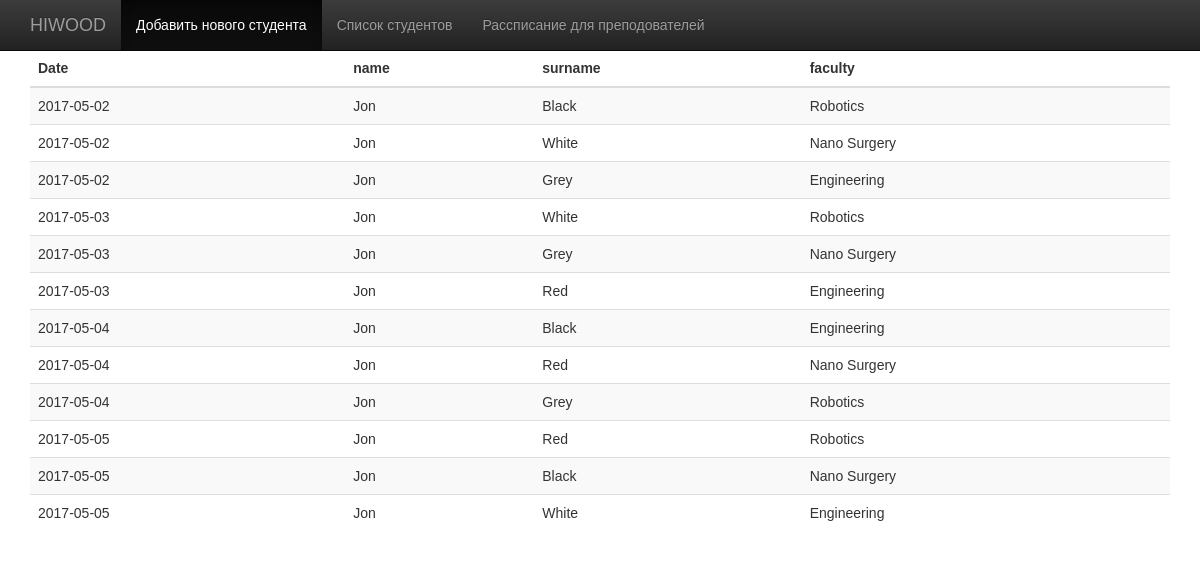
The app's page /index.php?Schedule.php with its own data.
### tables this page shows
CREATE TABLE `schedule` (
  `id` int(11) NOT NULL,
  `Day` date NOT NULL,
  `subject` varchar(50) NOT NULL,
  `id_teachers` int(11) NOT NULL,
  `id_faculty` int(11) NOT NULL
);

CREATE TABLE `teachers` (
  `id` int(11) NOT NULL,
  `name` varchar(50) NOT NULL,
  `surname` varchar(50) NOT NULL
);

CREATE TABLE `faculty` (
  `id` int(11) NOT NULL,
  `name` varchar(50) NOT NULL
);

### Schedule.php (the view)
<?php
$dsn = 'mysql: host=localhost; dbname=hiwood';
$user = 'root';
$pass = '';
$pdo = new PDO($dsn, $user, $pass);
$sth = $pdo->query('SELECT schedule.Day, teachers.name, teachers.surname, faculty.name AS faculty FROM schedule
JOIN teachers ON teachers.id = schedule.id_teachers
JOIN faculty ON  faculty.id = schedule.id_faculty ORDER BY schedule.Day');
?>
<body>
<table class="table table-striped books-list-table">
    <thead>
    <tr>
        <th>Date</th>
        <th>name</th>
        <th>surname</th>
        <th>faculty</th>
    </tr>
    </thead>
    <tbody>
    <?php while ($res = $sth->fetch(PDO::FETCH_ASSOC)) : ?>
        <tr>
            <td><?=$res['Day'] ?></td>
            <td><?=$res['name'] ?></td>
            <td><?=$res['surname'] ?></td>
            <td><?=$res['faculty']  ?></td>
        </tr>
    <?php endwhile ?>
    </tbody>
</table>

### index.php (shortened to what this page needs)
<!DOCTYPE html>
<head>
    <link rel="stylesheet" href="style.css" type="text/css" />
    <link rel="stylesheet" href="https://maxcdn.bootstrapcdn.com/bootstrap/3.3.7/css/bootstrap.min.css">
    <link rel="stylesheet" href="https://maxcdn.bootstrapcdn.com/bootstrap/3.3.7/css/bootstrap-theme.min.css">
</head>
<body>
<nav class="navbar navbar-inverse navbar-fixed-top">
    <div class="container">
        <div class="navbar-header">
            <a class="navbar-brand" href="index.php">HIWOOD</a>
        </div>
        <div id="navbar" class="collapse navbar-collapse">
            <ul class="nav navbar-nav">
                <li class="active"><a href="index.php">Добавить нового студента</a></li>
                <li><a href="index.php?AllStudents.php">Список студентов</a></li>
                <li><a href="index.php?Schedule.php">Рассписание для преподователей</a></li>
            </ul>
        </div>
    </div>
</nav>
<div class="container">
    <?php
    if(isset($_GET['AllStudents_php'])) {
        include 'AllStudents.php';
    } elseif (isset($_GET['Schedule_php'])) {
        include 'Schedule.php';
    } else {
        include 'Form.php';
    }
    ?>
</div>
</body>
</html>

### style.css (style rules this page uses)
* { font-family: arial; }
body { padding-top: 50px; text-align: center; }
tr { text-align: left; }

### records on screen
schedule: Day "2017-05-02", id_teachers.name "Jon", id_teachers.surname "Black", id_faculty.name "Robotics"
schedule: Day "2017-05-02", id_teachers.name "Jon", id_teachers.surname "White", id_faculty.name "Nano Surgery"
schedule: Day "2017-05-02", id_teachers.name "Jon", id_teachers.surname "Grey", id_faculty.name "Engineering"
schedule: Day "2017-05-03", id_teachers.name "Jon", id_teachers.surname "White", id_faculty.name "Robotics"
schedule: Day "2017-05-03", id_teachers.name "Jon", id_teachers.surname "Grey", id_faculty.name "Nano Surgery"
schedule: Day "2017-05-03", id_teachers.name "Jon", id_teachers.surname "Red", id_faculty.name "Engineering"
schedule: Day "2017-05-04", id_teachers.name "Jon", id_teachers.surname "Black", id_faculty.name "Engineering"
schedule: Day "2017-05-04", id_teachers.name "Jon", id_teachers.surname "Red", id_faculty.name "Nano Surgery"
schedule: Day "2017-05-04", id_teachers.name "Jon", id_teachers.surname "Grey", id_faculty.name "Robotics"
schedule: Day "2017-05-05", id_teachers.name "Jon", id_teachers.surname "Red", id_faculty.name "Robotics"
schedule: Day "2017-05-05", id_teachers.name "Jon", id_teachers.surname "Black", id_faculty.name "Nano Surgery"
schedule: Day "2017-05-05", id_teachers.name "Jon", id_teachers.surname "White", id_faculty.name "Engineering"
